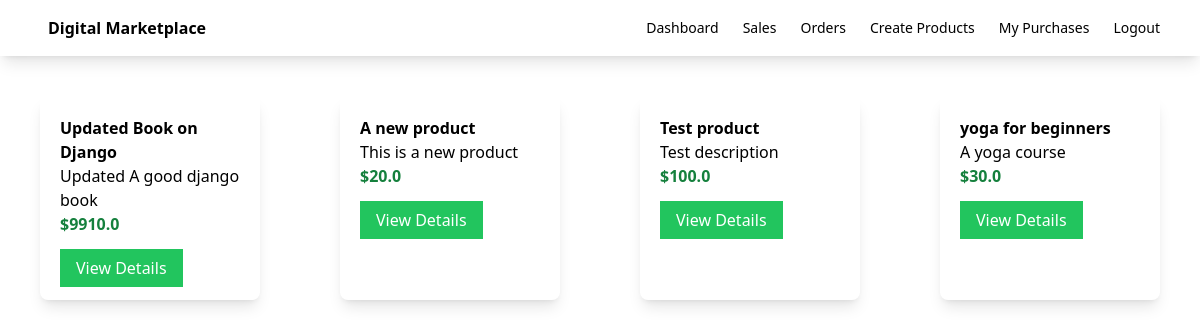
The page / on the database its author committed.
### myapp/models.py (models this page shows, shortened)
class Product(models.Model):
    seller = models.ForeignKey(User, on_delete=models.CASCADE)
    name = models.CharField(max_length=100)
    description = models.CharField(max_length=100)
    price = models.FloatField()
    file = models.FileField(upload_to='uploads')
    total_sales_amount = models.IntegerField(default=0)
    total_sales = models.IntegerField(default=0)

### myapp/views.py (the view)
# urls.py: path('', views.index,name='index'),
def index(request):
    products = Product.objects.all()
    return render(request,'myapp/index.html',{'products':products})

### myapp/templates/myapp/index.html (shortened to what this page needs)
{% extends 'myapp/base.html' %}
{% block body %}
<div class="product-container flex">
{% for product in products %}
    <div class="product shadow-lg w-1/4 rounded-lg m-10">
        <div class="p-5">
            <div class="font-bold">
                {{ product.name }}
            </div>
            <div>
                {{ product.description }}
            </div>
            <div class="text-green-700 font-bold">
                ${{ product.price }}
            </div>
            <div class="mt-5">
                <a class="bg-green-500 text-white px-4 py-2" href="{% url 'detail' product.id %}">View Details</a>
            </div>
        </div>
    </div>
{% endfor %}
</div>
{% endblock %}

### myapp/templates/myapp/base.html (shortened to what this page needs)
<!DOCTYPE html>
<html lang="en">
<head>
    <script src="https://cdn.tailwindcss.com"></script>
</head>
<body>
    <nav class="shadow-lg">
        <div class="flex flex-wrap justify-between ml-5 items-center mx-auto px-4 py-2.5">
            <a href="" class="flex items-center">
                <span class="self-center text-xml font-semibold">Digital Marketplace</span>
            </a>
            <div class="flex items-center">
                <a href="{% url 'dashboard' %}" class="mr-6 text-sm font-medium text-grey-500">Dashboard</a>
                <a href="{% url 'sales' %}" class="mr-6 text-sm font-medium text-grey-500">Sales</a>
                <a href="" class="mr-6 text-sm font-medium text-grey-500">Orders</a>
                <a href="{% url 'createproduct' %}" class="mr-6 text-sm font-medium text-grey-500">Create Products</a>
                <a href="{% url 'purchases' %}" class="mr-6 text-sm font-medium text-grey-500">My Purchases</a>
                <a href="{% url 'logout' %}" class="mr-6 text-sm font-medium text-grey-500">Logout</a>
            </div>
        </div>
    </nav>
    {% block body %}
    {% endblock %}
</body>
</html>

### rows shown on the page
Product: name "Updated Book on Django", description "Updated A good django book", price "9910.0"
Product: name "A new product", description "This is a new product", price "20.0"
Product: name "Test product", description "Test description", price "100.0"
Product: name "yoga for beginners", description "A yoga course", price "30.0"
